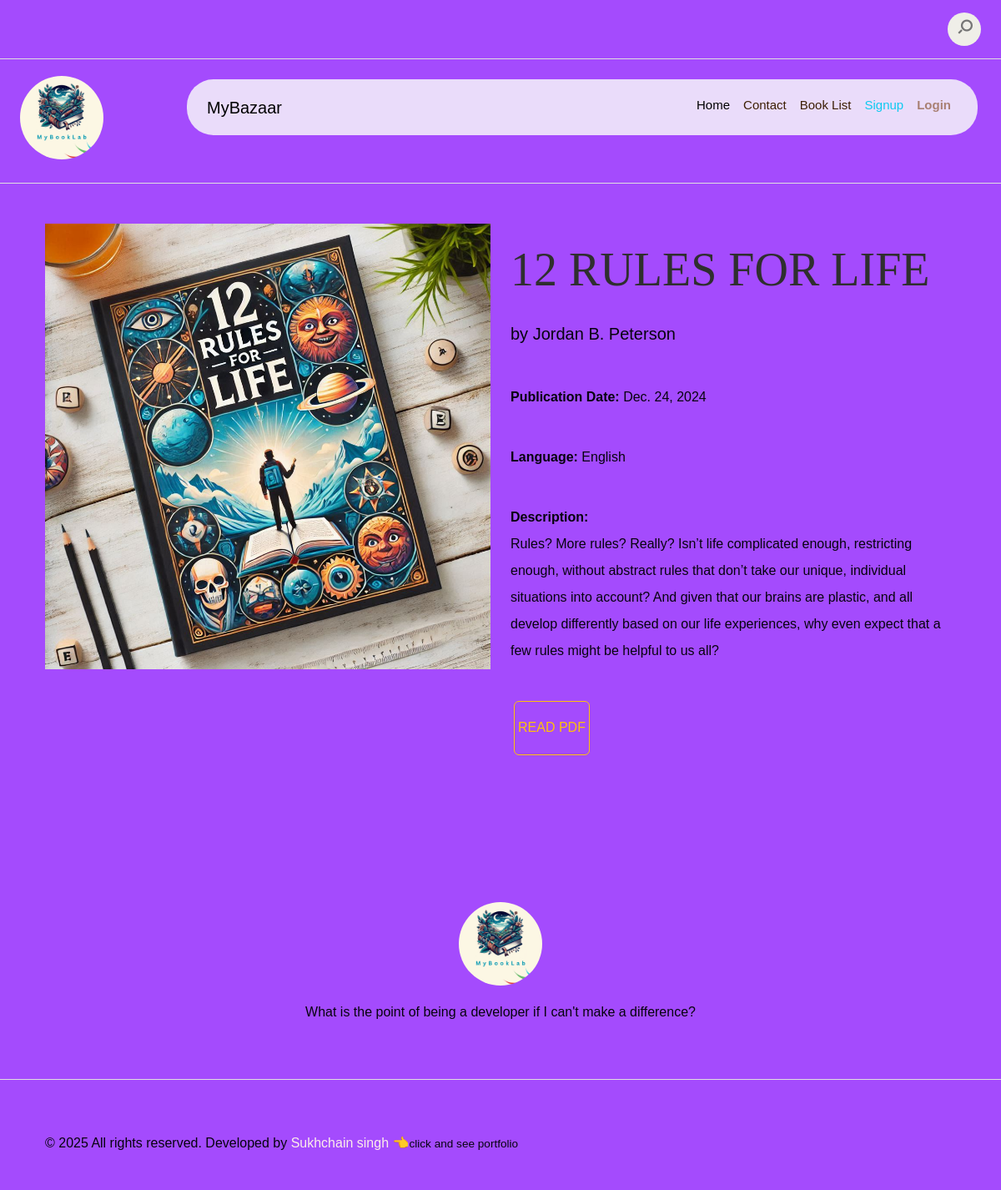
Screenshot of /book/12-rules-for-life/ with the database file from the repository.
### BookLab_App/models.py (models this page shows, shortened)
class BooksLibrary(models.Model):
    title = models.CharField(max_length=200)
    author = models.CharField(max_length=100)
    category = models.ForeignKey(Categories,on_delete=models.CASCADE,related_name="book_library")
    decription_book = models.TextField(max_length=1000,blank=True, null=True)
    image = models.ImageField(upload_to='')
    pdf_file = models.FileField(upload_to='',blank=True, null=True)
    epub_file = models.FileField(upload_to='', blank=True, null=True)
    publication_date = models.DateField()
    book_language =  models.CharField(max_length=50,blank=True, null=True)
    uploaded_at = models.DateTimeField(auto_now_add=True)
    slug = models.SlugField(max_length=250,unique=True,blank=True,null=True)
    price  = models.DecimalField(max_digits=10,decimal_places=2,default=0.00)
    def is_free(self):
        return self.price == 0.00

### BookLab_App/views.py (the view)
# urls.py: path('book/<slug:slug>/',views.BookDetail_view,name='BookDetail_view'),
def BookDetail_view(request, slug):
    try:
        bookdetail = get_object_or_404(BooksLibrary, slug=slug)
        return render(request, 'BookDetail.html', {'bookdetail': bookdetail})
    except BooksLibrary.DoesNotExist:
        raise Http404("Book not found.")

### templates/BookDetail.html (shortened to what this page needs)
{% extends "base.html" %}
{% load static %}
{% block content %}
<section id="book-detail-section" class="py-5">
    <div class="container">
        <div class="row">
            {% if bookdetail %}
            <div class="col-md-6">
                <img src="{{ bookdetail.image.url }}" alt="{{ bookdetail.title }}" class="img-fluid">
            </div>
            <div class="col-md-6">
                <h1 class="display-4">{{ bookdetail.title }}</h1>
                <p class="lead">by <strong>{{ bookdetail.author }}</strong></p>
                <p><strong>Publication Date:</strong> {{ bookdetail.publication_date }}</p>
                <p><strong>Language:</strong> {{ bookdetail.book_language }}</p>
                <p>
                    <strong>Description:</strong><br>
                    {{ bookdetail.decription_book }}
                </p>
                    <div>
                        {% if bookdetail.is_free %}
                        <a href="{% url 'view_book' bookdetail.slug 'pdf' %}"  target="_blank">
                            <button class="btn btn-outline-warning rounded-2 p-1 m-1" >Read PDF</button>
                        </a>
                        {% else %}
                        <p class="text-info"> Price: ₹{{ bookdetail.price }}</p>
                                <form action="{% url 'purchase_book' bookdetail.id %}" method="post">
                                    {% csrf_token %}
                                    <button type="submit" class="btn btn-outline-warning rounded-2 p-1 m-1">Purchase Now</button>
                                </form>
                        {% endif %}
                    </div>
            {% else %}
            <div class="col-12 text-center">
                <h2>Book not found!</h2>
                <p>Sorry, the book you're looking for is not available.</p>
            </div>
            {% endif %}
        </div>
    </div>
</section>
{% endblock %}

### static/style.css (style rules this page uses)
:root { --header-height: 160px; --header-height-min: 80px; }
:root { --accent-color: #C5A992; --secondary-color: #C5A992; --dark-color: #2f2f2f; --light-color: #F3F2EC; --body-text-color: #757575; --light-text-color: #a237bd; --dark-text-color: #2f2f2f; }
:root { --body-font: "Raleway", sans-serif; --heading-font: "Prata", Georgia, serif; --secondary-font: "Playfair Display", Georgia, serif; }
:root, [data-bs-theme=light] { --heading-font: "Prata", Georgia, serif; --heading-font-weight: 400; --heading-color: var(--bs-dark); --heading-line-height: 1.1; --swiper-theme-color: var(--bs-primary); --custom-easing: cubic-bezier(.17, .67, .83, .67); --bs-body-font-family: "Raleway", arial, sans-serif; --bs-body-font-size: 0.9rem; --bs-body-font-weight: 400; --bs-body-line-height: 1.7; --bs-body-color: #333333; --bs-body-color-rgb: 51, 51, 51; --bs-primary: #C5A992; --bs-primary-dark: #C5A992; --bs-secondary: #C5A992; --bs-black: #111; --bs-light: #F1F1F0; --bs-dark: #212529; --bs-gray: #949494; --bs-gray-dark: #51565b; --bs-primary-rgb: 169, 128, 115; --bs-secondary-rgb: 253, 238, 233; --bs-black-rgb: 17, 17, 17; --bs-light-rgb: 241, 241, 240; --bs-dark-rgb: 33, 37, 41; --bs-link-color: var(--bs-dark); --bs-link-color-rgb: 17, 17, 17; --bs-link-decoration: underline; --bs-link-hover-color: var(--bs-primary); --bs-link-hover-color-rgb: 169, 128, 115; }
.container, .container-fluid, .container-lg, .container-md, .container-sm, .container-xl, .container-xxl { --bs-gutter-x: 2.5rem; }
.display-1, .display-2, .display-3, .display-4, .display-5, .display-6 { font-family: var(--heading-font); font-weight: var(--heading-font-weight); line-height: var(--heading-line-height); }
h1, h2, h3, h4, h5, h6 { color: var(--heading-color); }
a { text-decoration: none; transition: all 0.3s ease-out; }
.btn { --bs-btn-border-radius: 0; }
.container, .container-fluid, .container-lg, .container-md, .container-sm, .container-xl, .container-xxl { --bs-gutter-x: 3rem; }
*, *::before, *::after { -webkit-box-sizing: border-box; -moz-box-sizing: border-box; box-sizing: border-box; }
html { box-sizing: border-box; }
body { font-family: var(--body-font); font-size: 16px; line-height: 2; color: var(--body-text-color); background-color: var(--light-color); }
a { color: var(--accent-color); transition: 0.3s color ease-out; }
button, input, select, textarea { font-family: inherit; font-size: inherit; line-height: inherit; outline: 0; }
img { display: inline-block; border: 0; max-width: 100%; height: auto; vertical-align: middle; }
h1, .h1, h2, .h2, h3, .h3, h4, .h4, h5, .h5, h6, .h6 { font-family: var(--heading-font); line-height: 1.2; color: var(--dark-color); }
h1, h2, h3 { margin: 25px 0; text-transform: capitalize; }
h1, .h1 { font-size: 2.5em; line-height: 1.4; }
p { margin: 0 0 20px 0; }
::placeholder { color: #999; }
.container::after, .row::after, .clearfix::after { display: block; clear: both; content: ""; }
button, .button { margin-bottom: 1rem; }
pre, blockquote, dl, figure, table, p, ul, ol, form { margin-bottom: 2.5rem; }
a.btn, input[type="button"], input[type="submit"], input[type="reset"], input[type="file"], button { background-image: none; background: var(--accent-color); text-decoration: none !important; display: inline-block; position: relative; border: 1px solid transparent; border-radius: 0; padding: 0.75em 1.5em; margin-top: 15px; font-size: 15px; font-weight: bold; line-height: normal; text-align: center; text-transform: uppercase; color: #fff; z-index: 1; cursor: pointer; white-space: nowrap; vertical-align: middle; -webkit-transition: all 0.3s ease-in; transition: all 0.3s ease-in; -ms-touch-action: manipulation; touch-action: manipulation; -webkit-user-select: none; -moz-user-select: none; -ms-user-select: none; user-select: none; }
.btn:last-child { margin-right: 0; }
button { font-size: 1em; font-weight: 600; border: none; height: 65px; cursor: pointer; text-transform: uppercase; }

### templates/base.html (style rules this page uses)
.body-custom { background-color: rgb(164, 75, 253); color: rgb(7, 3, 15); }

### rows the page displays
BooksLibrary: image (picture), title "12 RULES FOR LIFE", author "Jordan B. Peterson", publication_date "Dec. 24, 2024", book_language "English", decription_book "Rules? More rules? Really? Isn’t life complicated enough, restricting enough, without abstract rules that don’t take our unique, individual situations into account? And given that our brains are plastic, and all develop differently based on our life experiences, why even expect that a few rules might be helpful to us all?"
